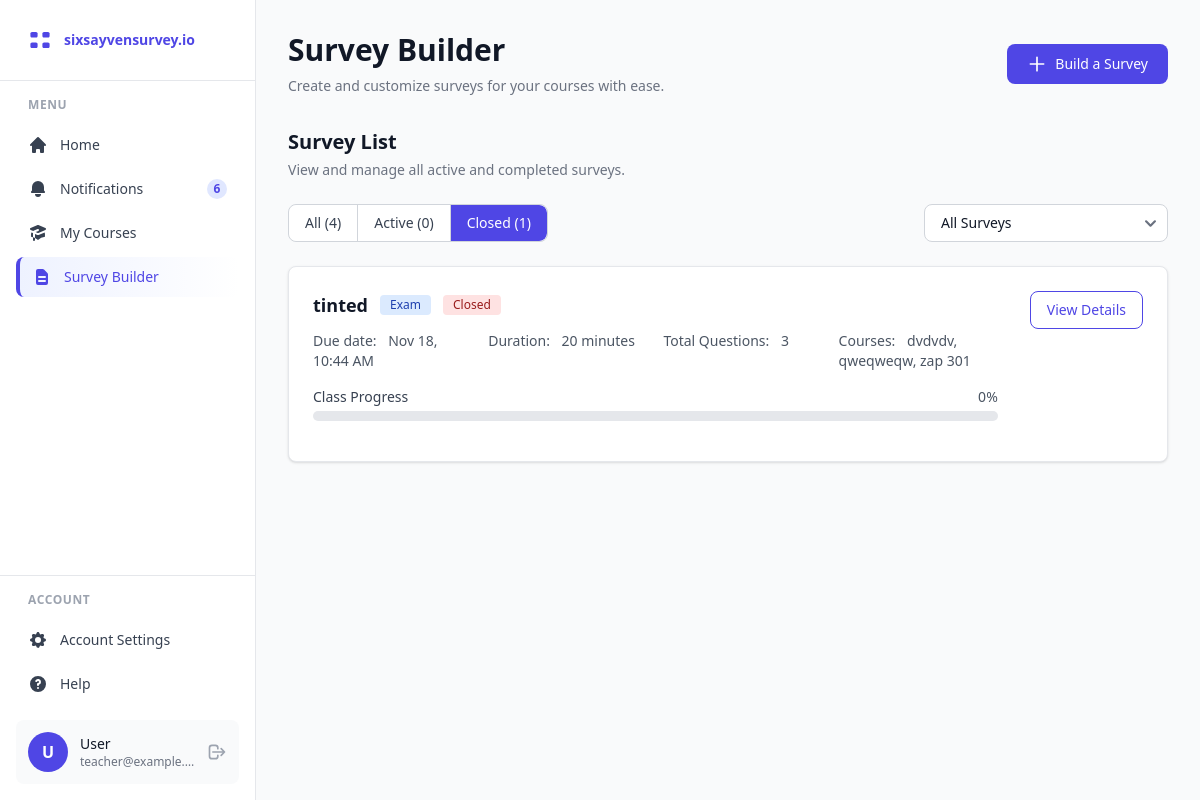
The app's page /teacher/survey-builder/?status=closed (signed in), older data.
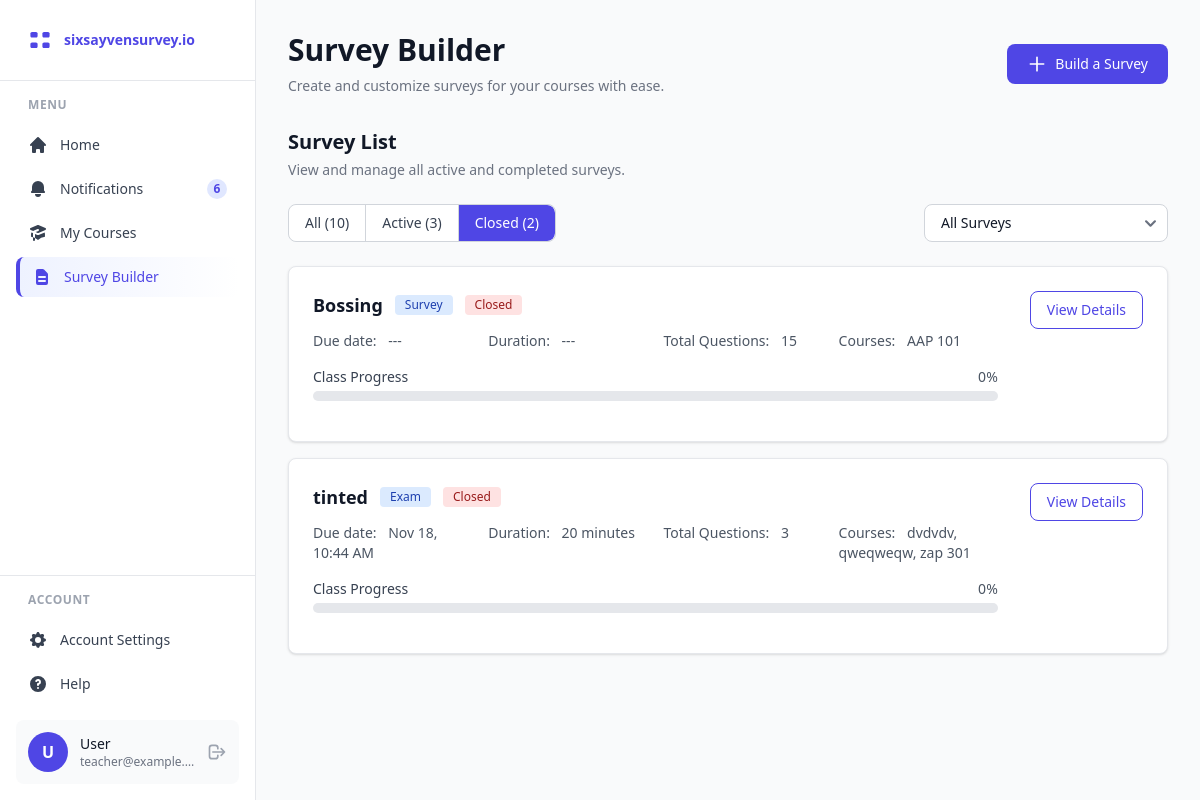
The same page, newer data.
### survey/models.py (models this page shows, shortened)
class Survey(models.Model):
    TYPE_CHOICES = [
        ('survey', 'Survey'),
        ('exam', 'Exam'),
    ]
    STATUS_CHOICES = [
        ('draft', 'Draft'),
        ('active', 'Active'),
        ('closed', 'Closed'),
    ]
    title = models.CharField(max_length=255)
    type = models.CharField(max_length=10, choices=TYPE_CHOICES, default='survey')
    description = models.TextField(blank=True)
    instructions = models.JSONField(default=list, blank=True)  # List of instruction strings
    duration_enabled = models.BooleanField(default=False)
    duration_minutes = models.IntegerField(null=True, blank=True, validators=[MinValueValidator(10), MaxValueValidator(120)])
    due_date_enabled = models.BooleanField(default=False)
    due_date = models.DateTimeField(null=True, blank=True)
    attempts_enabled = models.BooleanField(default=False)
    max_attempts = models.IntegerField(null=True, blank=True, validators=[MinValueValidator(1)])
    single_attempt = models.BooleanField(default=False)
    require_completion_in_one_sitting = models.BooleanField(default=False)
    status = models.CharField(max_length=10, choices=STATUS_CHOICES, default='draft')
    created_by = models.ForeignKey(User, on_delete=models.CASCADE, related_name='created_surveys', limit_choices_to={'role': 'teacher'})
    courses = models.ManyToManyField(Course, through='SurveyCourseAssignment', related_name='surveys')
    created_at = models.DateTimeField(auto_now_add=True)
    updated_at = models.DateTimeField(auto_now=True)
    def get_total_questions(self):
        return self.questions.count()
    class Meta:
        db_table = 'surveys'
        ordering = ['-created_at']

class Course(models.Model):
    code = models.CharField(max_length=50, unique=True, help_text="Course code like 'CAP 401'")
    name = models.CharField(max_length=255, help_text="Full course name")
    description = models.TextField(blank=True, help_text="Course details/description")
    invite_code = models.CharField(max_length=10, unique=True, help_text="Auto-generated invite code for students")
    teacher = models.ForeignKey(User, on_delete=models.CASCADE, related_name='taught_courses', limit_choices_to={'role': 'teacher'})
    created_at = models.DateTimeField(auto_now_add=True)
    updated_at = models.DateTimeField(auto_now=True)
    class Meta:
        db_table = 'courses'
        ordering = ['-created_at']

### survey/views.py (the view)
# urls.py: path('teacher/survey-builder/', views.teacher_survey_board, name='teacher-survey-builder'),
@login_required
def teacher_survey_board(request):
    if request.user.role != 'teacher':
        messages.error(request, 'Access denied.')
        return redirect('student-home')
    surveys = Survey.objects.filter(created_by=request.user).select_related('created_by').prefetch_related('courses', 'questions')
    status_filter = request.GET.get('status', 'all')
    course_filter = request.GET.get('course', '')
    if status_filter == 'active':
        surveys = surveys.filter(status='active')
    elif status_filter == 'closed':
        surveys = surveys.filter(status='closed')
    if course_filter:
        try:
            course_id = int(course_filter)
            surveys = surveys.filter(courses__id=course_id)
        except ValueError:
            pass
    courses = Course.objects.filter(teacher=request.user)
    surveys_data = []
    for survey in surveys:
        assigned_courses = survey.courses.all()
        course_names = ', '.join([c.code for c in assigned_courses[:3]])
        if assigned_courses.count() > 3:
            course_names += f" (+{assigned_courses.count() - 3} more)"
        total_students = 0
        responded_students = 0
        for course in assigned_courses:
            enrolled = CourseEnrollment.objects.filter(course=course).count()
            total_students += enrolled
            responded = survey.responses.filter(student__enrolled_courses__course=course).values('student').distinct().count()
            responded_students += responded
        progress = int((responded_students / total_students * 100) if total_students > 0 else 0)
        if survey.due_date_enabled and survey.due_date:
            due_date = survey.due_date.strftime('%b %d, %I:%M %p')
        else:
            due_date = '---'
        if survey.duration_enabled and survey.duration_minutes:
            duration = f"{survey.duration_minutes} minutes"
        else:
            duration = '---'
        surveys_data.append({
            'id': survey.id,
            'title': survey.title,
            'type': survey.get_type_display(),
            'type_code': survey.type,
            'status': survey.get_status_display(),
            'status_code': survey.status,
            'due_date': due_date,
            'duration': duration,
            'total_questions': survey.get_total_questions(),
            'progress': progress,
            'courses': course_names,
            'assigned_courses': assigned_courses,
        })
    all_count = Survey.objects.filter(created_by=request.user).count()
    active_count = Survey.objects.filter(created_by=request.user, status='active').count()
    closed_count = Survey.objects.filter(created_by=request.user, status='closed').count()
    context = {
        'surveys': surveys_data,
        'courses': courses,
        'selected_status': status_filter,
        'selected_course': course_filter,
        'all_count': all_count,
        'active_count': active_count,
        'closed_count': closed_count,
        'unread_count': 6,
    }
    return render(request, 'teacher/survey_board.html', context)

### templates/teacher/survey_board.html (shortened to what the changed rows need)
{% extends 'teacher/base_teacher.html' %}
{% block teacher_content %}
<div class="flex flex-col sm:flex-row sm:items-center sm:justify-between mb-6 sm:mb-8 gap-4">
    <div>
        <h1 class="text-2xl sm:text-3xl font-bold text-gray-900 mb-2">Survey Builder</h1>
    </div>
</div>
<div>
    <div class="flex items-center justify-between mb-6">
        <div>
            <h2 class="text-xl font-semibold text-gray-900 mb-1">Survey List</h2>
        </div>
    </div>
    <div class="flex flex-col sm:flex-row sm:items-center sm:justify-between mb-6 gap-4">
        <div class="flex border border-gray-300 rounded-lg overflow-x-auto">
            <a href="?status=all{% if selected_course %}&course={{ selected_course }}{% endif %}"
               class="px-3 sm:px-4 py-2 text-sm font-medium whitespace-nowrap {% if selected_status == 'all' %}text-white bg-indigo-600{% else %}text-gray-700 bg-white hover:bg-gray-50{% endif %} rounded-l-lg">
                All ({{ all_count }})
            </a>
            <a href="?status=active{% if selected_course %}&course={{ selected_course }}{% endif %}"
               class="px-3 sm:px-4 py-2 text-sm font-medium whitespace-nowrap {% if selected_status == 'active' %}text-white bg-indigo-600{% else %}text-gray-700 bg-white hover:bg-gray-50{% endif %} border-l border-r border-gray-300">
                Active ({{ active_count }})
            </a>
            <a href="?status=closed{% if selected_course %}&course={{ selected_course }}{% endif %}"
               class="px-3 sm:px-4 py-2 text-sm font-medium whitespace-nowrap {% if selected_status == 'closed' %}text-white bg-indigo-600{% else %}text-gray-700 bg-white hover:bg-gray-50{% endif %} rounded-r-lg">
                Closed ({{ closed_count }})
            </a>
        </div>
    </div>
    <div class="space-y-4">
        {% for survey in surveys %}
        <div class="bg-white rounded-lg shadow border border-gray-200 p-4 sm:p-6 hover:shadow-md transition-shadow">
            <div class="flex flex-col sm:flex-row sm:items-start sm:justify-between gap-4">
                <div class="flex-1">
                    <div class="flex flex-wrap items-center gap-2 sm:gap-3 mb-3">
                        <h3 class="text-base sm:text-lg font-semibold text-gray-900">{{ survey.title }}</h3>
                        <span class="bg-blue-100 text-blue-800 text-xs font-medium px-2.5 py-0.5 rounded">{{ survey.type }}</span>
                        {% if survey.status_code == 'draft' %}
                        <span class="bg-gray-100 text-gray-800 text-xs font-medium px-2.5 py-0.5 rounded">Draft</span>
                        {% elif survey.status_code == 'active' %}
                        <span class="bg-green-100 text-green-800 text-xs font-medium px-2.5 py-0.5 rounded">Active</span>
                        {% elif survey.status_code == 'closed' %}
                        <span class="bg-red-100 text-red-800 text-xs font-medium px-2.5 py-0.5 rounded">Closed</span>
                        {% endif %}
                    </div>
                    <div class="grid grid-cols-1 sm:grid-cols-2 lg:grid-cols-4 gap-3 sm:gap-4 mb-4 text-sm text-gray-600">
                        <div>
                            <span class="font-medium">Due date:</span>
                            <span class="ml-2">{{ survey.due_date }}</span>
                        </div>
                        <div>
                            <span class="font-medium">Duration:</span>
                            <span class="ml-2">{{ survey.duration }}</span>
                        </div>
                        <div>
                            <span class="font-medium">Total Questions:</span>
                            <span class="ml-2">{{ survey.total_questions }}</span>
                        </div>
                        <div>
                            <span class="font-medium">Courses:</span>
                            <span class="ml-2">{{ survey.courses|default:"Not assigned" }}</span>
                        </div>
                    </div>
                    <div class="mb-4">
                        <div class="flex items-center justify-between mb-1">
                            <span class="text-sm font-medium text-gray-700">Class Progress</span>
                            <span class="text-sm text-gray-600">{{ survey.progress }}%</span>
                        </div>
                        <div class="w-full bg-gray-200 rounded-full h-2.5">
                        </div>
                    </div>
                </div>
                <div class="flex sm:flex-col items-center sm:items-end space-x-2 sm:space-x-0 sm:space-y-2 sm:ml-4">
                    <a href="{% url 'teacher-survey-builder-detail' survey.id %}" class="text-indigo-600 hover:text-indigo-700 font-medium text-sm px-3 sm:px-4 py-2 border border-indigo-600 rounded-lg hover:bg-indigo-50 whitespace-nowrap">
                        View Details
                    </a>
                </div>
            </div>
        </div>
        {% endfor %}
    </div>
</div>
{% endblock %}

Row changes from the older to the newer data that the page shows:
added Survey: title "Bossing", type "Survey", status "Closed", due_date "---", duration "---", total_questions "15", courses "AAP 101", progress "0"
Text that changed along with them:
{{ all_count }}: "4" → "10"
{{ active_count }}: "0" → "3"
{{ closed_count }}: "1" → "2"
